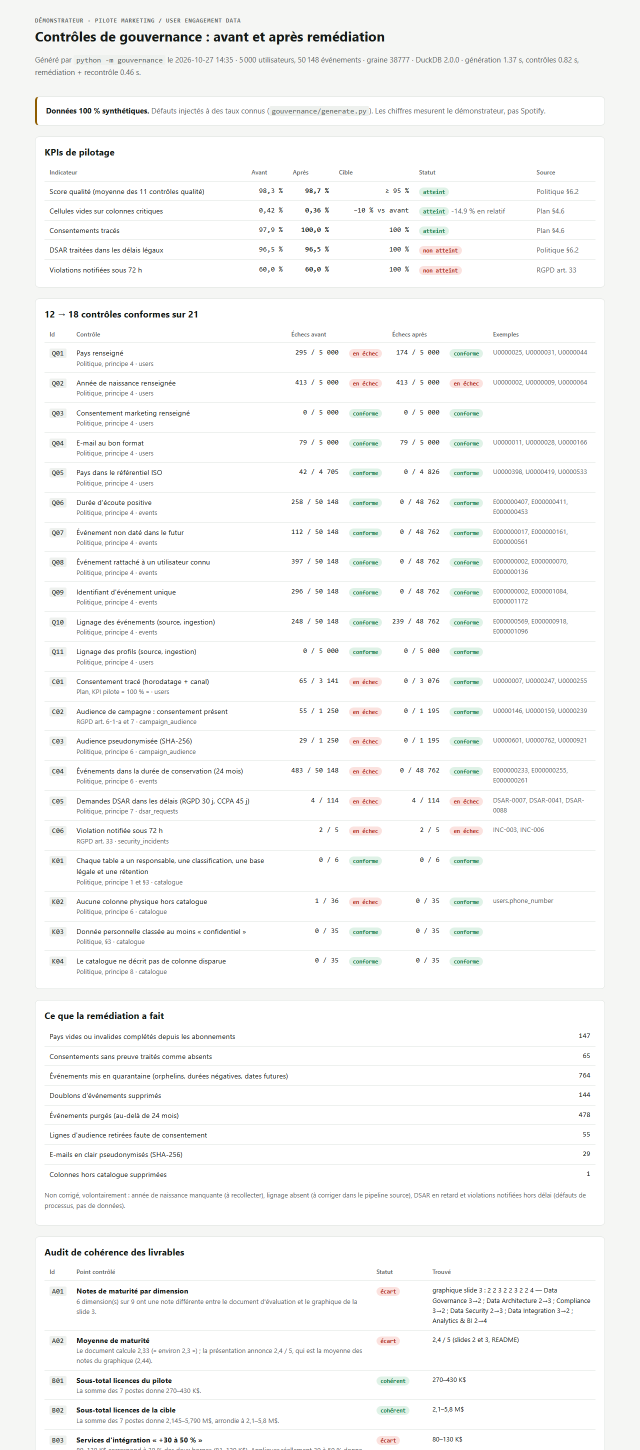
#> input picture docs/img/demo-rapport.png, 1280 x 2900 px (shown at 1/2 size)
$ python promo_video.py
#> lines starting #> are read from the running program, lines starting #| are printed output that depends on the picture
"""Vidéo de présentation (1080p) générée à partir des vraies pages des livrables et du rapport.

Chaîne : scènes HTML -> PNG 1920x1080 (Edge headless) -> narration française
(voix Windows Hortense, System.Speech) -> clips ffmpeg (zoom lent + fondus)
-> concaténation + fond sonore synthétisé (aucun fichier sous licence).
Adapté du générateur du projet LLMRAGlangchain.

Usage (Windows) :  python scripts/promo_video.py
Sortie : docs/video/gouvernance-spotify-promo.mp4 (+ affiche docs/video/poster.png)
"""

from __future__ import annotations

import json
import os
import shutil
import subprocess
from html import escape
from pathlib import Path

from PIL import Image

ROOT = Path(__file__).resolve().parents[1]
IMG = ROOT / "docs" / "img"
OUT = ROOT / "docs" / "video"
WORK = ROOT / "data" / "promo"
EDGE = r"C:\Program Files (x86)\Microsoft\Edge\Application\msedge.exe"
FFMPEG = shutil.which("ffmpeg") or os.environ.get("FFMPEG", "ffmpeg")
FFPROBE = shutil.which("ffprobe") or str(Path(FFMPEG).with_name("ffprobe.exe"))
FPS = 30
PAD_S = 0.9  # respiration après chaque phrase

CSS = """
:root { --bg:#121614; --ink:#ecf1ee; --muted:#a5b3ab; --accent:#4ade80; --warn:#e3a948; --bad:#f08079; }
* { box-sizing:border-box; margin:0; }
html,body { width:1920px; height:1080px; overflow:hidden; background:var(--bg); color:var(--ink);
  font-family:"IBM Plex Sans",system-ui,sans-serif; }
.stage { width:1920px; height:1080px; padding:110px 140px; display:grid; align-content:center; gap:34px;
  background: radial-gradient(1200px 700px at 85% 15%, #1b3a28 0%, transparent 60%), var(--bg); }
.eyebrow { font:500 26px "IBM Plex Mono",monospace; letter-spacing:.14em; text-transform:uppercase; color:var(--muted); }
h1 { font:700 100px/1.03 "IBM Plex Sans Condensed",sans-serif; letter-spacing:-.015em; max-width:1550px; }
h1 em { font-style:normal; color:var(--accent); }
p.sub { font-size:38px; line-height:1.45; color:var(--muted); max-width:1500px; }
ul { list-style:none; padding:0; display:grid; gap:26px; }
li { font-size:42px; line-height:1.3; padding-left:56px; position:relative; }
li::before { content:""; position:absolute; left:0; top:22px; width:28px; height:4px; background:var(--accent); }
li.bad::before { background:var(--bad); } li.warn::before { background:var(--warn); }
.kpis { display:grid; grid-template-columns:repeat(5,1fr); gap:2px; background:rgba(255,255,255,.14); border-radius:10px; overflow:hidden; }
.kpi { background:var(--bg); padding:40px 30px; display:grid; gap:10px; }
.kpi b { font:700 84px "IBM Plex Sans Condensed",sans-serif; color:#fff; }
.kpi span { font-size:28px; color:var(--muted); line-height:1.3; }
.shotstage { width:1920px; height:1080px; display:grid; grid-template-rows:1fr auto; background:var(--bg); }
.frame { display:grid; place-items:center; padding:48px 60px 26px; overflow:hidden; }
.frame img { max-width:100%; max-height:860px; border-radius:12px; box-shadow:0 30px 80px rgba(0,0,0,.5); border:1px solid rgba(255,255,255,.14); background:#fff; }
.band { padding:26px 60px 40px; display:flex; gap:30px; align-items:baseline; }
.band .tag { font:500 24px "IBM Plex Mono",monospace; color:var(--accent); letter-spacing:.12em; text-transform:uppercase; white-space:nowrap; }
.band .cap { font:500 40px/1.3 "IBM Plex Sans",sans-serif; }
.url { font:500 40px "IBM Plex Mono",monospace; color:var(--accent); }
"""
FONTS = (
    '<link rel="stylesheet" href="https://fonts.googleapis.com/css2?family=IBM+Plex+Sans+Condensed:'
    'wght@600;700&family=IBM+Plex+Sans:wght@400;500;600&family=IBM+Plex+Mono:wght@500&display=swap">'
)


def page(body: str) -> str:
    return f'<!doctype html><html lang="fr"><head><meta charset="utf-8">{FONTS}<style>{CSS}</style></head><body>{body}</body></html>'


def card(eyebrow: str, title: str, sub: str = "", extra: str = "") -> str:
    sub_html = f'<p class="sub">{sub}</p>' if sub else ""
    return page(f'<div class="stage"><span class="eyebrow">{eyebrow}</span><h1>{title}</h1>{sub_html}{extra}</div>')


def shot(image: Path, tag: str, caption: str) -> str:
    return page(
        f'<div class="shotstage"><div class="frame"><img src="{image.as_uri()}"></div>'
        f'<div class="band"><span class="tag">{escape(tag)}</span><span class="cap">{caption}</span></div></div>'
    )


def crop(src: Path, box: tuple[int, int, int, int], name: str) -> Path:
#> called with box = (40, 0, 1240, 680), name = 'rapport-haut.png'
    dst = WORK / name
    Image.open(src).crop(box).save(dst)
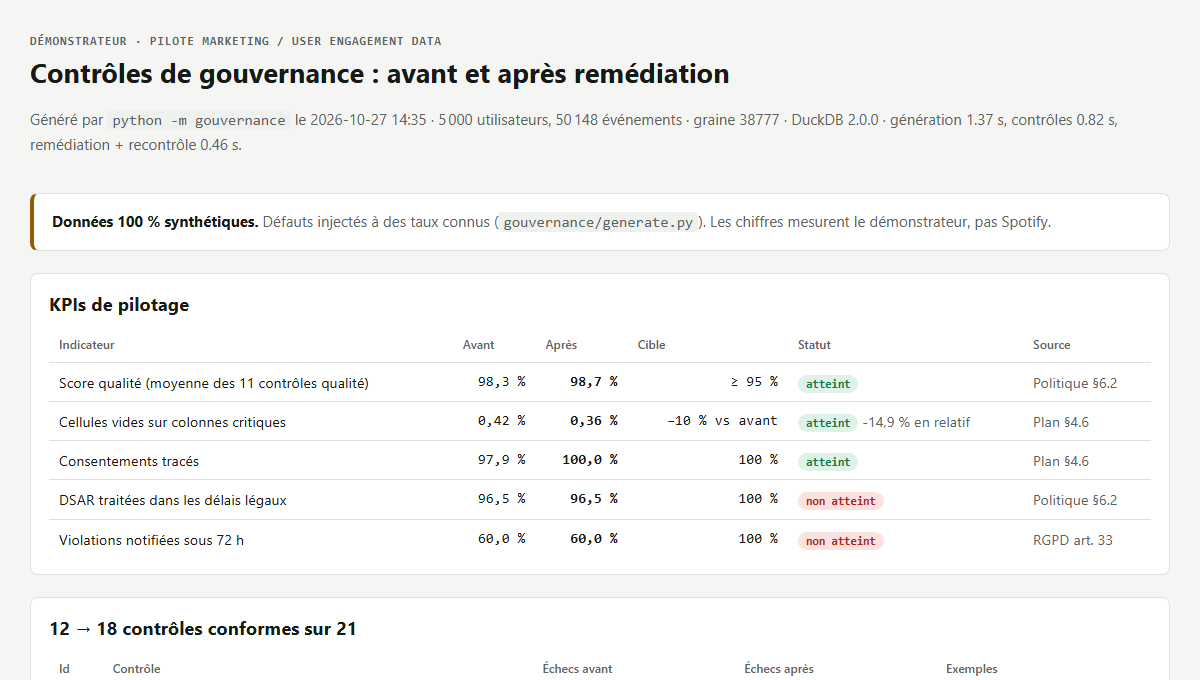
#> saved as rapport-haut.png: PIL image 1200x680 RGB; mean R, G, B 244.9, 245.5, 244.5
    return dst


KPIS = (
    '<div class="kpis">'
    + "".join(
        f'<div class="kpi"><b>{v}</b><span>{t}</span></div>'
        for v, t in [
            ("21", "contrôles SQL : qualité, RGPD, catalogue"),
            ("12 → 18", "contrôles conformes avant / après"),
            ("100 %", "consentements tracés après remédiation"),
            ("1,4 s", "pour 501 513 événements"),
            ("40", "tests pytest verts"),
        ]
    )
    + "</div>"
)


def scenes() -> list[tuple[str, str, str, float]]:
    L = IMG / "livrables"
    rapport = crop(IMG / "demo-rapport.png", (40, 0, 1240, 680), "rapport-haut.png")
    return [
        ("01-titre", card("Gouvernance des données · cas Spotify", "Du diagnostic au plan d'action, <em>puis à la preuve</em>.",
                          "Mission de conseil pour un comité exécutif · Bloc 1 RNCP 38777"),
         "Gouvernance des données, le cas Spotify. Une mission de conseil pour un comité exécutif : du diagnostic au plan d'action, puis à la preuve.", 1.04),
        ("02-probleme", card("Le problème", "Des silos, et une exposition réglementaire mondiale",
                             extra="<ul><li>450 millions d'utilisateurs, 180 pays</li>"
                                   "<li>Marketing, produit, contenu : chacun ses données</li>"
                                   "<li>RGPD : jusqu'à 4 % du chiffre d'affaires mondial</li></ul>"),
         "Quatre cent cinquante millions d'utilisateurs, cent quatre-vingts pays, des données éclatées entre les équipes. "
         "Et un risque réglementaire qui peut atteindre quatre pour cent du chiffre d'affaires mondial.", 1.03),
        ("03-diagnostic", shot(L / "slide-03.png", "Diagnostic", "Neuf dimensions de maturité, notées de 1 à 5."),
         "D'abord, un diagnostic : neuf dimensions de maturité, notées de un à cinq. Un projet bien posé, pas encore une organisation mature.", 1.08),
        ("04-organisation", shot(IMG / "architecture-1.png", "Organisation", "Sponsor, CDO, comité, DPO et un Data Steward par domaine."),
         "Ensuite, une organisation : un sponsor exécutif, un Chief Data Officer, un comité transverse, "
         "un délégué à la protection des données, et un responsable de la donnée par domaine métier.", 1.10),
        ("05-politique", shot(L / "politique-classification.png", "Politique", "Neuf principes, quatre niveaux de classification."),
         "Puis une politique : neuf principes, et quatre niveaux de classification, du public au restreint, chacun avec ses contrôles.", 1.06),
        ("06-plan", shot(L / "slide-10.png", "Plan", "Pilote Marketing de 6 mois, puis trois vagues."),
         "Enfin un plan : un pilote de six mois sur les données d'engagement du marketing, puis trois vagues de déploiement, avec un budget sourcé.", 1.08),
        ("07-demo", card("Démonstrateur exécutable", "La politique, <em>exécutée en SQL</em>.",
                         "Données 100 % synthétiques, défauts injectés à des taux connus.", KPIS),
         "Ce dépôt va plus loin. La politique devient vingt et un contrôles SQL, exécutés sur un jeu de données d'exemple, "
         "entièrement synthétique. Après remédiation, dix-huit contrôles sont conformes, et cent pour cent des consentements sont tracés.", 1.03),
        ("08-rapport", shot(rapport, "Rapport", "Avant / après, et ce qui reste rouge."),
         "Trois contrôles restent rouges, volontairement : des demandes d'accès traitées en retard, des violations notifiées hors délai. "
         "Ce sont des défauts de processus ; le code refuse de les maquiller.", 1.10),
        ("09-audit", card("Audit des livrables", "Relire ses propres chiffres <em>avant le comité</em>.",
                          extra="<ul><li class='bad'>Maturité : 2,4 annoncé, 2,33 calculé dans le document</li>"
                                "<li class='bad'>6 notes sur 9 diffèrent entre le graphique et l'analyse</li>"
                                "<li class='bad'>Intégration « 30 à 50 % » appliquée à 30 % seulement</li>"
                                "<li class='warn'>« 14 contrôles de conformité » : non traçables</li></ul>"),
         "Un audit automatique relit aussi les livrables eux-mêmes. Il trouve des écarts : une moyenne de maturité annoncée à deux virgule quatre, "
         "calculée à deux virgule trois dans le document, et une marge d'intégration sous-estimée. Ils sont signalés, sans retoucher les fichiers remis au jury.", 1.03),
        ("10-fin", card("Gouvernance des données · Spotify", "Les livrables, le code et les mesures sont publics.",
                        extra='<p class="url">github.com/PDUCLOS/BLOC1-SPOTIFY</p><p class="sub">Patrice Duclos · Analytics Engineer · Architecte IA</p>'),
         "Les livrables, le démonstrateur et les mesures sont sur GitHub.", 1.04),
    ]


def run(cmd: list[str]) -> None:
    subprocess.run(cmd, check=True, stdout=subprocess.DEVNULL, stderr=subprocess.PIPE)
#> (this line was passed over: subprocess is not available in this run)


def render_png(html: str, png: Path) -> None:
    src = png.with_suffix(".html")
    src.write_text(html, encoding="utf-8")
    run([EDGE, "--headless=new", "--disable-gpu", "--hide-scrollbars", "--force-device-scale-factor=1",
         f"--user-data-dir={WORK / 'edge-profile'}", "--window-size=1920,1080",
         "--virtual-time-budget=4000", f"--screenshot={png}", src.as_uri()])


def narrate(text: str, wav: Path) -> None:
    txt = wav.with_suffix(".txt")
    txt.write_text(text, encoding="utf-8")
    ps = (
        "Add-Type -AssemblyName System.Speech;"
        "$s = New-Object System.Speech.Synthesis.SpeechSynthesizer;"
        "$s.SelectVoice('Microsoft Hortense Desktop'); $s.Rate = 1;"
        f"$s.SetOutputToWaveFile('{wav}');"
        f"$s.Speak([IO.File]::ReadAllText('{txt}', [Text.Encoding]::UTF8)); $s.Dispose()"
    )
    run(["powershell", "-NoProfile", "-Command", ps])


def duration(path: Path) -> float:
#> (the run stopped early here; a loop or call above may not have finished)
